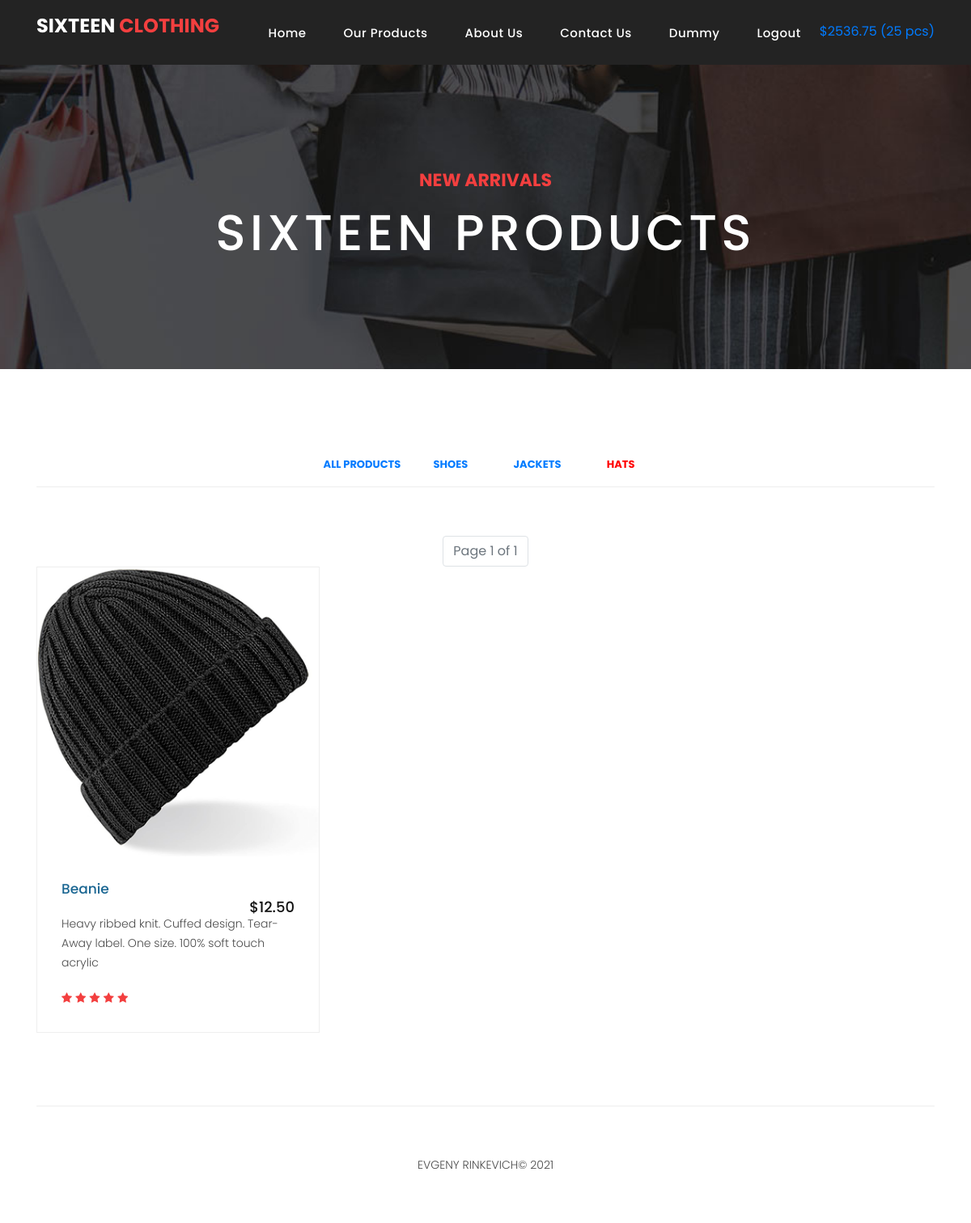
Before: /categories/3/ (signed in) with the older database file.
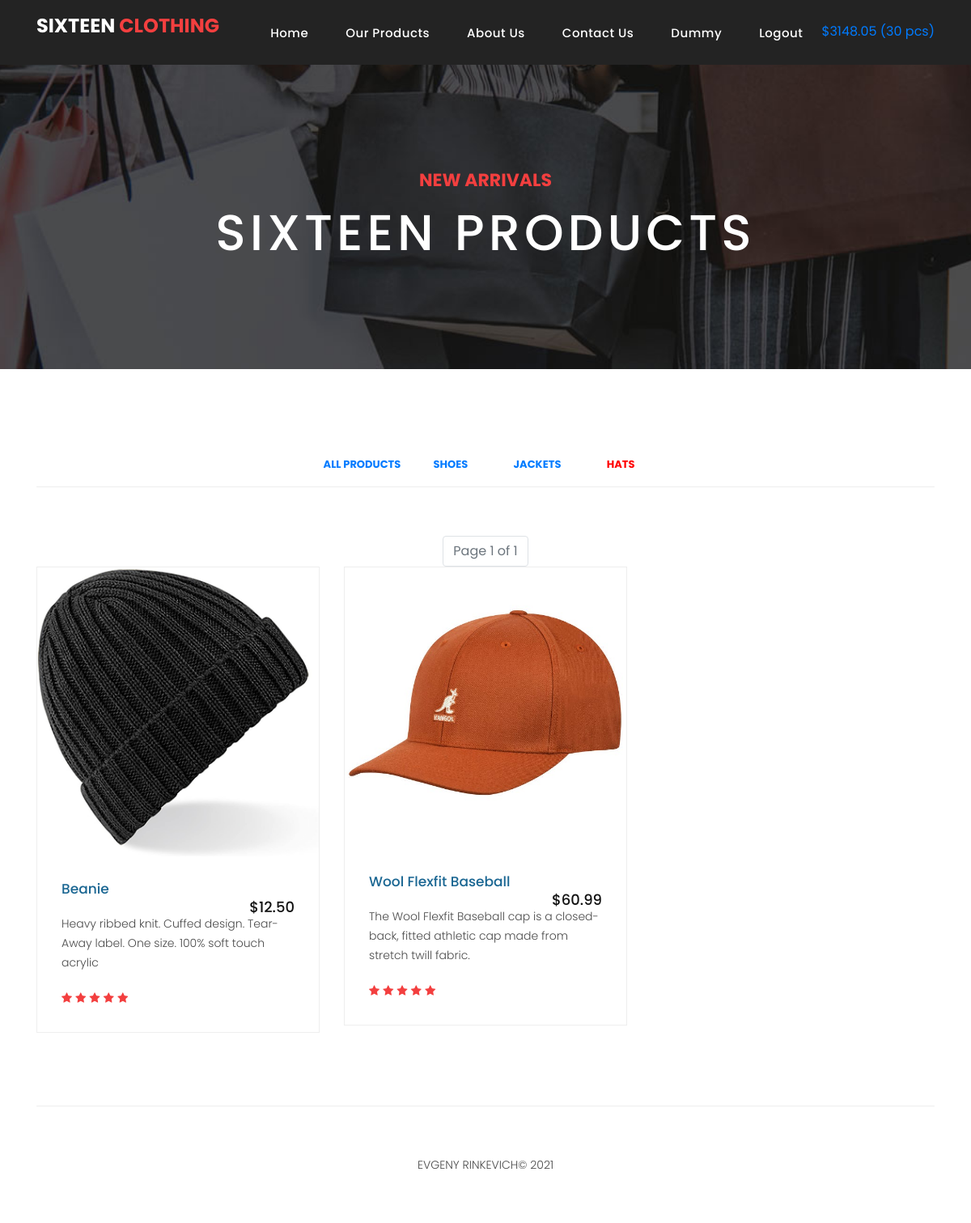
After: the same page with the newer database file.
### authapp/models.py (models this page shows)
class ShopUser(AbstractUser):
    age = models.PositiveIntegerField(null=True)
    avatar = models.ImageField(upload_to='users_avatar', blank=True)

### basketapp/models.py (models this page shows)
class Basket(models.Model):
    user = models.ForeignKey(ShopUser, on_delete=models.CASCADE, related_name='basket')
    product = models.ForeignKey(Product, on_delete=models.CASCADE)
    quantity = models.PositiveIntegerField(default=0)
    add_datetime = models.DateTimeField(auto_now_add=True)
    @property
    def product_cost(self):
        return self.product.price * self.quantity
    @property
    def total_quantity(self):
        _items = self.user.basket.all()
        _total_quantity = sum(map(lambda x: x.quantity, _items))
        return _total_quantity
    @property
    def total_cost(self):
        _items = self.user.basket.all()
        _total_quantity = sum(map(lambda x: x.product_cost, _items))
        return _total_quantity

### mainapp/models.py (models this page shows, shortened)
class Product(models.Model):
    category = models.ForeignKey(ProductCategory, on_delete=models.CASCADE)
    name = models.CharField(verbose_name='name', max_length=64)
    image = models.ImageField(upload_to='products_images', blank=True)
    description = models.TextField(verbose_name='product description', blank=True)
    price = models.DecimalField(verbose_name='product price', max_digits=8, decimal_places=2, default=0)
    quantity = models.PositiveIntegerField(verbose_name='quantity in stock', default=0)
    is_active = models.BooleanField(verbose_name='active', default=True)

class ProductCategory(models.Model):
    name = models.CharField(verbose_name='name', max_length=64, unique=True)
    description = models.TextField(verbose_name='description', blank=True)
    is_active = models.BooleanField(verbose_name='active', default=True)

### mainapp/views.py (the view)
# urls.py: path('categories/<int:pk>/', mainapp.products_by_category, name='category'),
def products_by_category(request, pk=None):
    if pk == 0:
        category = {'pk': 0, 'name': 'all'}
        prods_by_category = Product.objects.filter(is_active=True)
    else:
        category = get_object_or_404(ProductCategory, pk=pk)
        prods_by_category = category.product_set.filter(is_active=True)
    products_paginator = Paginator(prods_by_category, 3)
    page = request.GET.get('page')
    try:
        prods_by_category = products_paginator.get_page(page)
    except PageNotAnInteger:
        prods_by_category = products_paginator.page(1)
    except EmptyPage:
        prods_by_category = products_paginator.page(products_paginator.num_pages)
    context = {'page_title': 'catalog',
               'products': prods_by_category,
               'categories': get_menu(),
               'basket': get_basket(request),
               'category': category
               }
    return render(request, 'mainapp/products.html', context)

### mainapp/templatetags/my_tags.py (called while the page is built)
def media_folder_products(string):
    if not string:
        string = 'products_images/default.jpg'
    return f'{settings.MEDIA_URL}{string}'

### mainapp/views.py (called while the page is built)
def get_basket(request):
    return request.user.is_authenticated and request.user.basket.all() or []

def get_menu():
    return ProductCategory.objects.filter(is_active=True)

### mainapp/templates/mainapp/products.html (shortened to what this page needs)
{% extends 'mainapp/base.html' %}
{% load static %}
{% load my_tags %}
{% block content %}
<div class="page-heading products-heading header-text">
    <div class="container">
        <div class="row">
            <div class="col-md-12">
                <div class="text-content">
                    <h4>new arrivals</h4>
                    <h2>sixteen products</h2>
                </div>
            </div>
        </div>
    </div>
</div>
<div class="products">
    <div class="container">
        <div class="row justify-content-center">
            <div class="col-md-12">
                <div class="filters">
                    {% include 'mainapp/includes/inc__category_menu.html' %}
                </div>
            </div>
            <nav aria-label="Page navigation example">
                <ul class="pagination">
                <li class="page-item disabled">
                    <a class="page-link" href="#">Page {{ products.number }} of {{ products.paginator.num_pages }}
                    </a></li>
                </ul>
            </nav>
            <div class="col-md-12">
                <div class="filters-content">
                    <div class="row grid">
                        {% for item in products %}
                        <div class="col-lg-4 col-md-4 all des">
                            <div class="product-item">
                                <a href="{% url 'main:product_page' item.pk %}">
                                    <img src="{{ item.image|media_folder_products }}" alt="">
                                </a>
                                <div class="down-content">
                                    <a href="#"><h4>{{ item.name|title }}</h4></a>
                                    <h6><br>${{ item.price }}</h6>
                                    <p>{{ item.description }}</p>
                                    {% include 'mainapp/includes/inc__stars.html' %}
                                </div>
                            </div>
                        </div>
                    {% endfor %}
                    </div>
                </div>
            </div>
        </div>
    </div>
</div>
{% endblock %}

### mainapp/templates/mainapp/base.html (shortened to what this page needs)
<!DOCTYPE html>
{% load static %}
<html lang="en">
  <head>
    {% block css %}
      <link href="{% static 'bootstrap/css/bootstrap.min.css' %}" rel="stylesheet">
      <link rel="stylesheet" href="{% static 'css/fontawesome.css' %}">
      <link rel="stylesheet" href="{% static 'css/templatemo-sixteen.css' %}">
      <link rel="stylesheet" href="{% static 'css/owl.css' %}">
    {% endblock %}
  </head>
  <body>
    <header class="">
      <nav class="navbar navbar-expand-lg">
        <div class="container">
          <a class="navbar-brand" href="{% url 'main:index' %}"><h2>Sixteen <em>Clothing</em></h2></a>
          <div class="collapse navbar-collapse" id="navbarResponsive">
            {% block menu %}
              {% include 'mainapp/includes/inc__main_menu.html' %}
            {% endblock %}
          </div>
        </div>
      </nav>
    </header>
    {% block content %}
    {% endblock %}
    {% block footer %}
      <footer>
        <div class="container">
          <div class="row">
            <div class="col-md-12">
              <div class="inner-content">
                <p>Evgeny Rinkevich© {% now "Y" %}
                </p>
              </div>
            </div>
          </div>
        </div>
      </footer>
    {% endblock %}
  </body>
</html>

### mainapp/templates/mainapp/includes/inc__main_menu.html (shortened to what this page needs)
{% load static %}
<ul class="navbar-nav ml-auto">
    <li class="nav-item {% if request.resolver_match.url_name == 'index' %}active{% endif %}">
        <a class="nav-link" href="{% url 'main:index' %}">Home
        </a>
    </li>
    <li class="nav-item {% if request.resolver_match.url_name == 'products' %}active{% endif %}">
        <a class="nav-link" href="{% url 'main:category' 0 %}">Our Products</a>
    </li>
    <li class="nav-item {% if request.resolver_match.url_name == 'about' %}active{% endif %}">
        <a class="nav-link" href="{% url 'main:about' %}">About Us</a>
    </li>
    <li class="nav-item {% if request.resolver_match.url_name == 'contact' %}active{% endif %}">
        <a class="nav-link" href="{% url 'main:contact' %}">Contact Us</a>
    </li>
    {% if user.is_authenticated %}
        <li class="nav-item">
            <a class="nav-link" href="{% url 'auth:edit' %}">
                {{ user.first_name|default:'user'|title }}
            </a>
        </li>
    {% endif %}
    {% if user.is_authenticated %}
    <li class="nav-item">
        <a class="nav-link" href="{% url 'auth:logout' %}">
            Logout
        </a>
        {% else %}
        <a class="nav-link" href="{% url 'auth:login' %}">
            Login
        </a>
    </li>
    {% endif %}
</ul>
<a href="{% url 'basket:index' %}" class="basket">
    <span>
        {% if basket %}
         ${{ basket.0.total_cost|floatformat:2 }} ({{ basket.0.total_quantity }} pcs)
        {% endif %}
    </span>
</a>

### mainapp/templates/mainapp/includes/inc__category_menu.html
{% load static %}
<ul>
    <li class="{% if request.resolver_match.kwargs.pk == '0' %}category-active {% endif %}">
        <a href="{% url 'main:category' 0 %}">
            All Products
        </a>
    </li>
    {% for item in categories %}
        <li class="nav-item{% if request.resolver_match.kwargs.pk == item.pk %} category-active{% endif %}">
            <a class="nav-link" href="{% url 'main:category' item.id %}">{{ item.name }}</a>
        </li>
    {% endfor %}
</ul>

### mainapp/templates/mainapp/includes/inc__stars.html
<ul class="stars">
    {% for i in '01234'|make_list %}
    <li><i class="fa fa-star"></i></li>
    {% endfor%}
</ul>

### static/css/templatemo-sixteen.css (style rules this page uses)
body { font-family: 'Poppins', sans-serif; overflow-x: hidden; text-rendering: optimizeLegibility; -webkit-font-smoothing: antialiased; -moz-osx-font-smoothing: grayscale; }
p { margin-bottom: 0px; font-size: 14px; font-weight: 300; color: #4a4a4a; line-height: 24px; }
a { text-decoration: none!important; }
ul { padding: 0; margin: 0; list-style: none; }
h1,h2,h3,h4,h5,h6 { margin: 0px; }
.products-heading { background-image: url(../images/products-heading.jpg); }
.page-heading { padding: 210px 0px 130px 0px; text-align: center; background-position: center center; background-repeat: no-repeat; background-size: cover; }
.page-heading .text-content h4 { color: #f33f3f; font-size: 22px; text-transform: uppercase; font-weight: 700; margin-bottom: 15px; }
.page-heading .text-content h2 { color: #fff; font-size: 62px; text-transform: uppercase; letter-spacing: 5px; }
header { position: absolute; z-index: 99999; width: 100%; height: 80px; background-color: #232323; -webkit-transition: all 0.3s ease-in-out 0s; -moz-transition: all 0.3s ease-in-out 0s; -o-transition: all 0.3s ease-in-out 0s; transition: all 0.3s ease-in-out 0s; }
header .navbar { padding: 17px 0px; }
.navbar .navbar-brand { float: left; margin-top: -12px; outline: none; }
.navbar .navbar-brand h2 { color: #fff; text-transform: uppercase; font-size: 24px; font-weight: 700; -webkit-transition: all .3s ease 0s; -moz-transition: all .3s ease 0s; -o-transition: all .3s ease 0s; transition: all .3s ease 0s; }
.navbar .navbar-brand h2 em { font-style: normal; color: #f33f3f; }
#navbarResponsive { z-index: 999; }
.navbar-collapse { text-align: center; }
.navbar .navbar-nav .nav-item { margin: 0px 15px; }
.navbar .navbar-nav a.nav-link { text-transform: capitalize; font-size: 15px; font-weight: 500; letter-spacing: 0.5px; color: #fff; transition: all 0.5s; margin-top: 5px; }
.product-item { border: 1px solid #eee; margin-bottom: 30px; }
.product-item .down-content { padding: 30px; position: relative; }
.product-item img { width: 100%; overflow: hidden; }
.product-item .down-content h4 { font-size: 17px; color: #1a6692; margin-bottom: 20px; }
.product-item .down-content h6 { position: absolute; top: 30px; right: 30px; font-size: 18px; color: #121212; }
.product-item .down-content p { margin-bottom: 20px; }
.product-item .down-content ul li { display: inline-block; }
.product-item .down-content ul li i { color: #f33f3f; font-size: 14px; }
footer { text-align: center; }
footer .inner-content { border-top: 1px solid #eee; margin-top: 60px; padding: 60px 0px; }
footer .inner-content p { text-transform: uppercase; }
.products { margin-top: 100px; }
.products .filters { text-align: center; border-bottom: 1px solid #eee; padding-bottom: 10px; margin-bottom: 60px; }
.products .filters li { text-transform: uppercase; font-size: 13px; font-weight: 700; color: #121212; display: inline-block; margin: 0px 10px; transition: all .3s; cursor: pointer; }
li.category-active > a { color: red; }

Changed rows visible on the page:
changed through a linked row, Basket: user+product+quantity "2536.75" → "3148.05"; user+quantity "25" → "30"
added Product: image|media_folder_products (picture), name "Wool Flexfit Baseball", price "60.99", description "The Wool Flexfit Baseball cap is a closed-back, fitted athletic cap made from stretch twill fabric."
